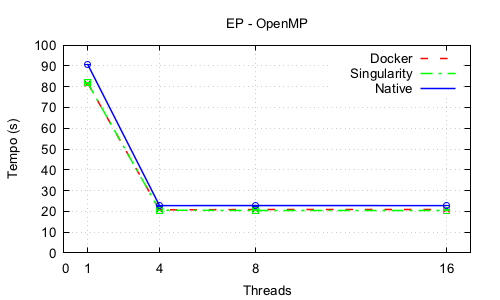

Reproduce this figure in gnuplot.
#!/usr/local/bin/gnuplot -persist
#
#    
#    	G N U P L O T
#    	Version 5.2 patchlevel 2    last modified 2017-11-15 
#    
#    	Copyright (C) 1986-1993, 1998, 2004, 2007-2017
#    	Thomas Williams, Colin Kelley and many others
#    
#    	gnuplot home:     http://www.gnuplot.info
#    	faq, bugs, etc:   type "help FAQ"
#    	immediate help:   type "help"  (plot window: hit 'h')
# set terminal x11 
# set output
unset clip points
set clip one
unset clip two
set errorbars front 1.000000 
set border 31 front lt black linewidth 1.000 dashtype solid
set zdata 
set ydata 
set xdata 
set y2data 
set x2data 
set boxwidth
set style fill  empty border
set style rectangle back fc  bgnd fillstyle   solid 1.00 border lt -1
set style circle radius graph 0.02 
set style ellipse size graph 0.05, 0.03 angle 0 units xy
set dummy x, y
set format x "% h" 
set format y "% h" 
set format x2 "% h" 
set format y2 "% h" 
set format z "% h" 
set format cb "% h" 
set format r "% h" 
set ttics format "% h"
set timefmt "%d/%m/%y,%H:%M"
set angles radians
set tics back
set grid nopolar
set grid xtics nomxtics ytics nomytics noztics nomztics nortics nomrtics \
 nox2tics nomx2tics noy2tics nomy2tics nocbtics nomcbtics
set grid layerdefault   lt 0 linecolor 0 linewidth 0.500 dashtype solid,  lt 0 linecolor 0 linewidth 0.500 dashtype solid
unset raxis
set theta counterclockwise right
set style parallel front  lt black linewidth 2.000 dashtype solid
set key title "" center
set key fixed right top vertical Right noreverse enhanced autotitle nobox
set key noinvert samplen 4 spacing 1 width 0 height 0 
set key maxcolumns 0 maxrows 0
set key noopaque
unset label
unset arrow
set style increment default
unset style line
unset style arrow
set style histogram clustered gap 2 title textcolor lt -1
unset object
set style textbox transparent margins  1.0,  1.0 border  lt -1 linewidth  1.0
set offsets 0, 0, 0, 0
set pointsize 1
set pointintervalbox 1
set encoding default
unset polar
unset parametric
unset decimalsign
unset micro
unset minussign
set view 60, 30, 1, 1
set view azimuth 0
set rgbmax 255
set samples 100, 100
set isosamples 10, 10
set surface 
unset contour
set cntrlabel  format '%8.3g' font '' start 5 interval 20
set mapping cartesian
set datafile separator whitespace
unset hidden3d
set cntrparam order 4
set cntrparam linear
set cntrparam levels auto 5
set cntrparam points 5
set size ratio 0 1,1
set origin 0,0
set style data points
set style function lines
set xzeroaxis
set yzeroaxis
set zzeroaxis
unset x2zeroaxis
unset y2zeroaxis
set xyplane relative 0.5
set tics scale  1, 0.5, 1, 1, 1
set mxtics default
set mytics default
set mztics default
set mx2tics default
set my2tics default
set mcbtics default
set mrtics default
set nomttics
set xtics border in scale 1,0.5 mirror norotate  autojustify
set xtics  norangelimit 40
set xtics add  ("1" 1.00000, "4" 4.00000, "8" 8.00000, "16" 16.0000)
set ytics border in scale 1,0.5 mirror norotate  autojustify
set ytics  norangelimit 10
set ztics border in scale 1,0.5 nomirror norotate  autojustify
set ztics  norangelimit autofreq 
unset x2tics
unset y2tics
set cbtics border in scale 1,0.5 mirror norotate  autojustify
set cbtics  norangelimit autofreq 
set rtics axis in scale 1,0.5 nomirror norotate  autojustify
set rtics  norangelimit autofreq 
unset ttics
set title "EP - OpenMP" 
set title  font "" norotate
set timestamp bottom 
set timestamp "" 
set timestamp  font "" norotate
set trange [ * : * ] noreverse nowriteback
set urange [ * : * ] noreverse nowriteback
set vrange [ * : * ] noreverse nowriteback
set xlabel "Threads" 
set xlabel  font "" textcolor lt -1 norotate
set x2label "" 
set x2label  font "" textcolor lt -1 norotate
set xrange [ 0.00000 : 17.0000 ] noreverse nowriteback
set x2range [ * : * ] noreverse nowriteback
set ylabel "Tempo (s)" 
set ylabel  font "" textcolor lt -1 rotate
set y2label "" 
set y2label  font "" textcolor lt -1 rotate
set yrange [ 0.00000 : 100.000 ] noreverse nowriteback
set y2range [ * : * ] noreverse nowriteback
set zlabel "" 
set zlabel  font "" textcolor lt -1 norotate
set zrange [ * : * ] noreverse nowriteback
set cblabel "" 
set cblabel  font "" textcolor lt -1 rotate
set cbrange [ * : * ] noreverse nowriteback
set rlabel "" 
set rlabel  font "" textcolor lt -1 norotate
set rrange [ * : * ] noreverse nowriteback
unset logscale
unset jitter
set zero 1e-08
set lmargin  -1
set bmargin  -1
set rmargin  -1
set tmargin  -1
set locale "C"
set pm3d explicit at s
set pm3d scansautomatic
set pm3d interpolate 1,1 flush begin noftriangles noborder corners2color mean
set pm3d nolighting
set palette positive nops_allcF maxcolors 0 gamma 1.5 color model RGB 
set palette rgbformulae 7, 5, 15
set colorbox default
set colorbox vertical origin screen 0.9, 0.2 size screen 0.05, 0.6 front  noinvert bdefault
set style boxplot candles range  1.50 outliers pt 7 separation 1 labels auto unsorted
set loadpath 
set fontpath 
set psdir
set fit brief errorvariables nocovariancevariables errorscaling prescale nowrap v5
GNUTERM = "x11"
## Last datafile plotted: "native.dat"
plot "docker.dat" using 1:2 with lines dashtype 2 lc rgb 'red' lw 1.5 title 'Docker',      "docker.dat" using 1:2:3:4 with errorbars lc rgb 'red' not,           "singularity.dat" using 1:2 with lines dashtype 4 lc rgb 'green' lw 1.5 title 'Singularity',      "singularity.dat" using 1:2:3:4 with errorbars lc rgb 'green' not,           "native.dat" using 1:2 with lines dashtype 1 lc rgb 'blue' lw 1.5 title 'Native',      "native.dat" using 1:2:3:4 with errorbars lc rgb 'blue' not
#    EOF
